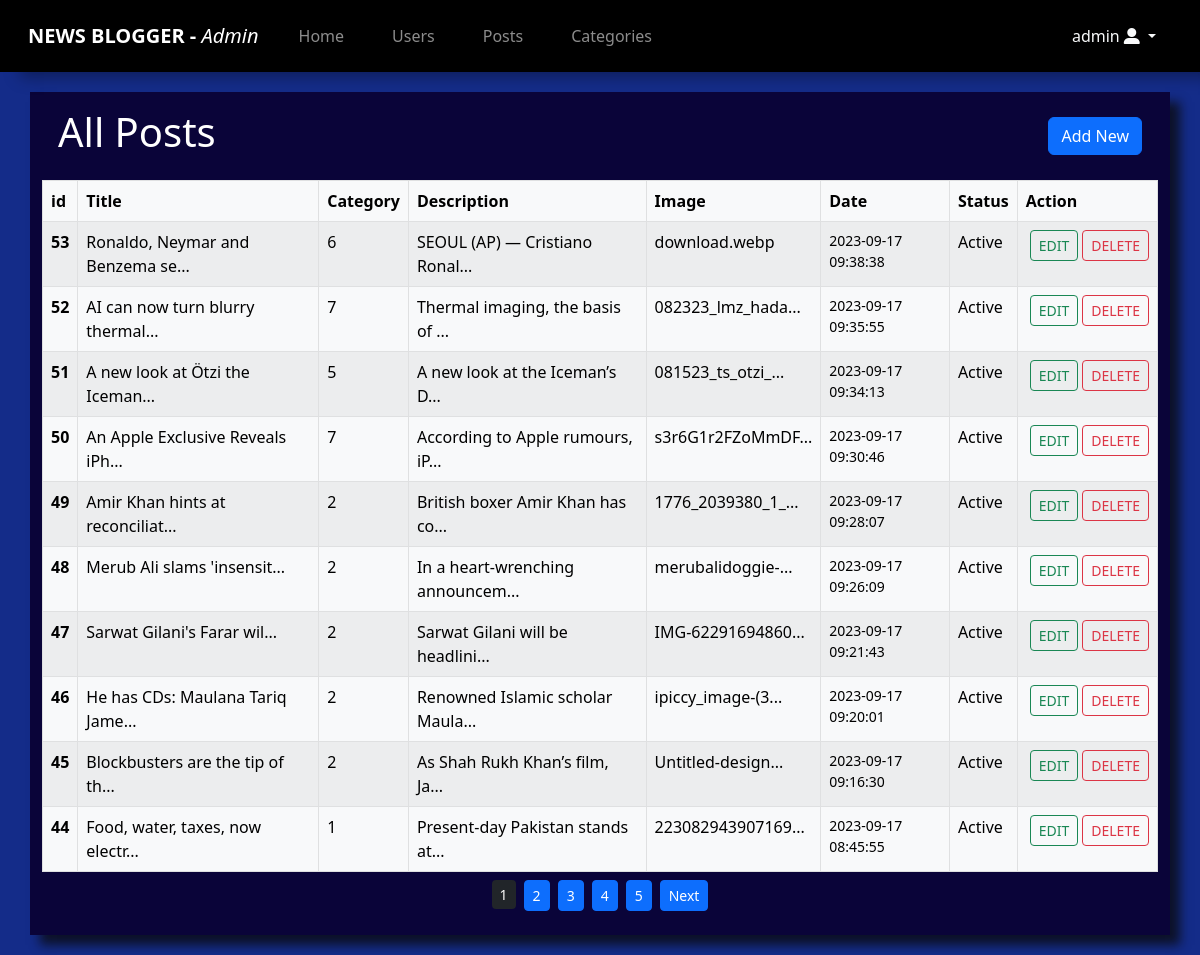
The app's page /src/admin/posts.php (signed in) with its own data.
### tables this page shows
CREATE TABLE `posts` (
  `pid` int(11) NOT NULL,
  `title` varchar(10000) NOT NULL,
  `description` mediumtext NOT NULL,
  `imgurl` varchar(200) NOT NULL,
  `user` int(11) NOT NULL,
  `category` int(11) NOT NULL,
  `date_created` datetime NOT NULL,
  `headline` int(1) DEFAULT 0,
  `approved` int(1) DEFAULT 0
);

### src/admin/posts.php (the view, shortened to what this page needs)
<?php
require_once "./header.php";
?>
<div id="Posts" class="container">
  <div class="row">
    <div class="table-responsive-sm">
      <div class="container-fluid d-flex jusitfy-content-around p-3">
          <h1>All Posts</h1>
        <a href="./addpost.php" class="btn btn-primary ms-auto my-auto">Add New</a>
      </div>
      <div class="table-scroll">
        <table class="table table-striped table-light table-hover table-bordered mb-0">
          <thead>
            <tr>
              <th>id</th>
              <th>Title</th>
              <th>Category</th>
              <th>Description</th>
              <th>Image</th>
              <th>Date</th>
              <th>Status</th>
              <th>Action</th>
            </tr>
          </thead>
          <tbody>
            <?php
            $limit = 10;
            $page = isset($_GET['page'])? $_GET['page'] : 1;
            $offset = ($page - 1) * $limit;
            $sql = "SELECT * FROM posts ORDER BY pid DESC LIMIT {$offset}, {$limit}";
            $result = $con->query($sql);
            if($result->num_rows > 0){
                while($post = $result->fetch_object()){
            ?>
            <tr>
                <th class=""><?= $post->pid ?></th>
                <td class="">
                  <?php
                  if(strlen($post->title) > 30){ echo substr_replace($post->title, '...', 30);} else {
                    echo $post->title;
                  }
                  ?>
                </td>
                <td class=""><?= $post->category ?></td>
                <td class="text-wrap "><?php
                 if(strlen($post->description) > 30){ echo substr_replace($post->description, '...', 30);} else {
                      echo $post->description;
                 }
                ?>
                </td>
                <td class="">
                  <?php
                  if(strlen($post->imgurl) > 15){ echo substr_replace($post->imgurl, '...', 15);} else {
                    echo $post->imgurl;
                  }
                  ?>
                </td>
                <td class="small"><?= $post->date_created ?></td>
                <td><?php
                if($post->approved == 1){
                  echo 'Active';
                }
                else {
                  echo 'Pending';
                }
                ?></td>
                <td class="">
                  <div class="d-flex">
                    <a href="./updpost.php?id=<?= $post->pid ?>" class="btn btn-sm btn-outline-success mx-1">EDIT</a>
                    <button class="btn btn-outline-danger btn-sm" data-bs-toggle="modal" data-bs-target="#dltuser<?= $post->pid ?>">DELETE</button>
                  </div>
                </td>
            </tr>
            <?php }}
              else {
                ?>
            <tr>
              <td class="text-center" colspan="7">Nothing to show!</td>
            </tr>
            <?php } ?>
          </tbody>
        </table>
      </div>
    </div>
      <?php
      $sql1 = "SELECT * FROM posts";
      $result1 = $con->query($sql1);
      if($result1->num_rows > 0){
        $totalRecords = $result1->num_rows;
        $limit = 10;
        $totalPages = ceil($totalRecords / $limit);
      ?>
      <div class="d-flex justify-content-center my-2">
        <ul class="list-unstyled d-flex">
            <?php
            for($i = 1; $i <= $totalPages; $i++){
              $activePage = $i == $page? "bg-dark border-0" : "";
            ?>
            <li>
              <a href="./posts.php?page=<?= $i ?>" class="btn btn-sm btn-primary mx-1 <?= $activePage ?>"><?= $i ?></a>
            </li>
            <?php
            }
            if($totalPages > $page){
            ?>
            <li><a href="./posts.php?page=<?= $page + 1 ?>" class="btn btn-sm btn-primary mx-1">Next</a></li>
          <?php
            }
          ?>
        </ul>
      <?php
      }
      ?>
      </div>
  </div>
</div>
<?php
require "./footer.php"
?>

### src/admin/admin.css (style rules this page uses)
body { background-color: rgba(0, 27, 127, 0.922); box-sizing: border-box; margin: 0; padding: 0; overflow-x: hidden; max-width: 100%; }
#Users, #Posts { background-color: rgb(10, 4, 57); box-shadow: 10px 10px 10px rgba(10, 9, 9, 0.754); color: #fff; margin: 20px auto; }
.table-scroll { overflow-x: scroll; width: 100%; }

### src/static/css/mediaq.css (style rules this page uses)
@media only screen and (min-width: 564px) { html { font-size: 65%; } }
@media only screen and (min-width: 564px) { table { font-size: 65%; } }
@media only screen and (min-width: 768px) { html, table { font-size: 75%; } }
@media only screen and (min-width: 992px) { html, table { font-size: 85%; } }
@media only screen and (min-width: 1100px) { html, table { font-size: 100%; } }

### records on screen
posts: pid "53", title "Ronaldo, Neymar and Benzema se...", category "6", description "SEOUL (AP) — Cristiano Ronal...", imgurl "download.webp", date_created "2023-09-17 09:38:38", approved "Active"
posts: pid "52", title "AI can now turn blurry thermal...", category "7", description "Thermal imaging, the basis of ...", imgurl "082323_lmz_hada...", date_created "2023-09-17 09:35:55", approved "Active"
posts: pid "51", title "A new look at Ötzi the Iceman...", category "5", description "A new look at the Iceman’s D...", imgurl "081523_ts_otzi_...", date_created "2023-09-17 09:34:13", approved "Active"
posts: pid "50", title "An Apple Exclusive Reveals iPh...", category "7", description "According to Apple rumours, iP...", imgurl "s3r6G1r2FZoMmDF...", date_created "2023-09-17 09:30:46", approved "Active"
posts: pid "49", title "Amir Khan hints at reconciliat...", category "2", description "British boxer Amir Khan has co...", imgurl "1776_2039380_1_...", date_created "2023-09-17 09:28:07", approved "Active"
posts: pid "48", title "Merub Ali slams 'insensit...", category "2", description "In a heart-wrenching announcem...", imgurl "merubalidoggie-...", date_created "2023-09-17 09:26:09", approved "Active"
posts: pid "47", title "Sarwat Gilani's Farar wil...", category "2", description "Sarwat Gilani will be headlini...", imgurl "IMG-62291694860...", date_created "2023-09-17 09:21:43", approved "Active"
posts: pid "46", title "He has CDs: Maulana Tariq Jame...", category "2", description "Renowned Islamic scholar Maula...", imgurl "ipiccy_image-(3...", date_created "2023-09-17 09:20:01", approved "Active"
posts: pid "45", title "Blockbusters are the tip of th...", category "2", description "As Shah Rukh Khan’s film, Ja...", imgurl "Untitled-design...", date_created "2023-09-17 09:16:30", approved "Active"
posts: pid "44", title "Food, water, taxes, now electr...", category "1", description "Present-day Pakistan stands at...", imgurl "223082943907169...", date_created "2023-09-17 08:45:55", approved "Active"

### other values on screen
$_SESSION['username'] "admin"
